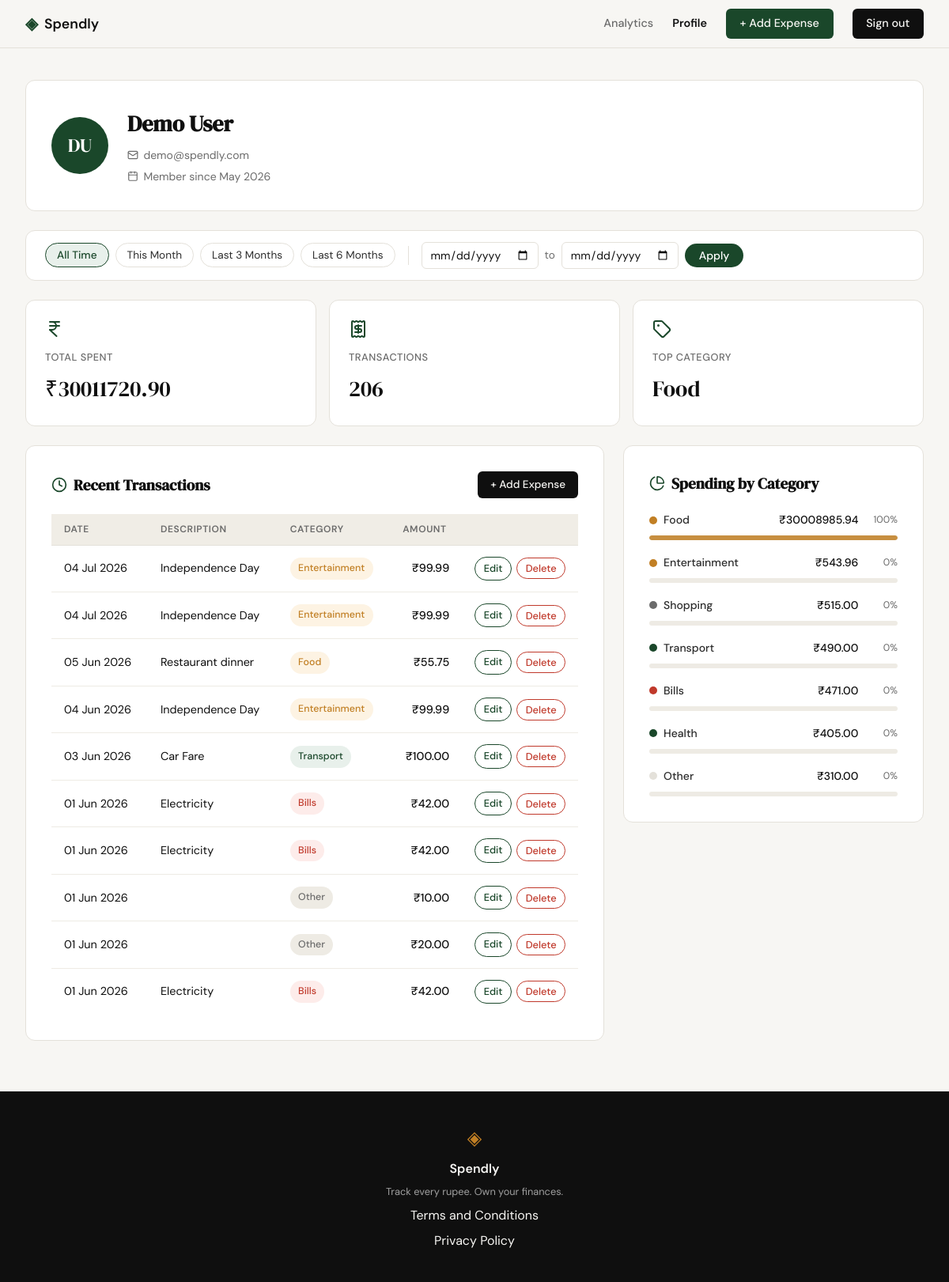
Screenshot of /profile (signed in) with the database file from the repository.
### tables this page shows
CREATE TABLE users (
            id            INTEGER PRIMARY KEY AUTOINCREMENT,
            name          TEXT    NOT NULL,
            email         TEXT    UNIQUE NOT NULL,
            password_hash TEXT    NOT NULL,
            created_at    TEXT    DEFAULT (datetime('now'))
        );

CREATE TABLE expenses (
            id          INTEGER PRIMARY KEY AUTOINCREMENT,
            user_id     INTEGER NOT NULL REFERENCES users(id),
            amount      REAL    NOT NULL,
            category    TEXT    NOT NULL,
            date        TEXT    NOT NULL,
            description TEXT,
            created_at  TEXT    DEFAULT (datetime('now'))
        );

### app.py (the view)
@app.route("/profile")
def profile():
    if not session.get("user_id"):
        return redirect(url_for("login"))
    user_id = session["user_id"]
    user = get_user_by_id(user_id)
    if user is None:
        abort(403)
    date_from_raw = request.args.get("from", "").strip()
    date_to_raw   = request.args.get("to",   "").strip()
    if date_from_raw and date_to_raw:
        try:
            d_from = _date.fromisoformat(date_from_raw)
            d_to   = _date.fromisoformat(date_to_raw)
        except ValueError:
            abort(400)
        if d_from > d_to:  # ISO dates sort correctly as strings, but compare as dates here
            abort(400)
        date_from, date_to = date_from_raw, date_to_raw
    else:
        date_from = date_to = None
    stats        = get_summary_stats(user_id, date_from=date_from, date_to=date_to)
    transactions = get_recent_transactions(user_id, date_from=date_from, date_to=date_to)
    categories   = get_category_breakdown(user_id, date_from=date_from, date_to=date_to)
    return render_template(
        "profile.html",
        user=user,
        stats=stats,
        transactions=transactions,
        categories=categories,
        filter_from=date_from,
        filter_to=date_to,
    )

### database/db.py (called while the page is built)
def get_db():
    conn = sqlite3.connect(DB_PATH)
    conn.row_factory = sqlite3.Row
    conn.execute("PRAGMA foreign_keys = ON")
    return conn

### database/queries.py (called while the page is built)
def get_user_by_id(user_id):
    conn = get_db()
    try:
        row = conn.execute(
            "SELECT name, email, created_at FROM users WHERE id = ?",
            (user_id,),
        ).fetchone()
    finally:
        conn.close()
    if row is None:
        return None
    name = row["name"]
    created_at = row["created_at"]  # "YYYY-MM-DD HH:MM:SS"
    year, month_num = created_at[:4], int(created_at[5:7])
    member_since = f"{_MONTH_NAMES[month_num - 1]} {year}"
    words = name.split()
    initials = "".join(w[0].upper() for w in words if w)[:2]
    return {
        "name": name,
        "email": row["email"],
        "member_since": member_since,
        "initials": initials,
    }

### templates/profile.html (shortened to what this page needs)
{% extends "base.html" %}
{% block head %}
<link rel="stylesheet" href="{{ url_for('static', filename='css/profile.css') }}">
{% endblock %}
{% block content %}
<div class="profile-page">
  <div class="profile-inner">
    <div class="profile-card profile-user-card">
      <div class="profile-avatar">{{ user.initials }}</div>
      <div class="profile-user-info">
        <h1 class="profile-user-name">{{ user.name }}</h1>
        <p class="profile-user-meta">
          <i data-lucide="mail"></i>{{ user.email }}
        </p>
        <p class="profile-user-meta">
          <i data-lucide="calendar"></i>Member since {{ user.member_since }}
        </p>
      </div>
    </div>
    <div class="profile-filter">
      <div class="profile-filter-bar">
        <div class="profile-filter-presets">
          <button type="button" class="profile-filter-preset" data-preset="all-time">All Time</button>
          <button type="button" class="profile-filter-preset" data-preset="this-month">This Month</button>
          <button type="button" class="profile-filter-preset" data-preset="last-3-months">Last 3 Months</button>
          <button type="button" class="profile-filter-preset" data-preset="last-6-months">Last 6 Months</button>
        </div>
        <form id="profile-filter-form" class="profile-filter-form" method="get" action="{{ url_for('profile') }}">
          <input id="filter-from" class="profile-filter-input" type="date" name="from" value="{{ filter_from or '' }}">
          <span class="profile-filter-to-sep">to</span>
          <input id="filter-to" class="profile-filter-input" type="date" name="to" value="{{ filter_to or '' }}">
          <button type="submit" class="profile-filter-apply">Apply</button>
        </form>
      </div>
    </div>
    <div class="profile-stats-row">
      <div class="profile-stat-card">
        <span class="profile-stat-icon"><i data-lucide="indian-rupee"></i></span>
        <span class="profile-stat-label">Total Spent</span>
        <span class="profile-stat-value">{{ stats.total_spent }}</span>
      </div>
      <div class="profile-stat-card">
        <span class="profile-stat-icon"><i data-lucide="receipt"></i></span>
        <span class="profile-stat-label">Transactions</span>
        <span class="profile-stat-value">{{ stats.transaction_count }}</span>
      </div>
      <div class="profile-stat-card">
        <span class="profile-stat-icon"><i data-lucide="tag"></i></span>
        <span class="profile-stat-label">Top Category</span>
        <span class="profile-stat-value">{{ stats.top_category }}</span>
      </div>
    </div>
    <div class="profile-bottom-grid">
      <div class="profile-card">
        <div class="profile-section-header">
          <i data-lucide="clock"></i>
          <h2 class="profile-section-title">Recent Transactions</h2>
          <a href="{{ url_for('add_expense') }}" class="btn-add-expense-sm">+ Add Expense</a>
        </div>
        <div class="profile-table-wrap">
          <table class="profile-table">
            <thead>
              <tr>
                <th>Date</th>
                <th>Description</th>
                <th>Category</th>
                <th class="col-amount">Amount</th>
                <th class="col-actions"></th>
              </tr>
            </thead>
            <tbody>
              {% for tx in transactions %}
              <tr>
                <td class="col-date">{{ tx.date }}</td>
                <td>{{ tx.description }}</td>
                <td>
                  <span class="profile-badge badge-{{ tx.category | lower }}">
                    {{ tx.category }}
                  </span>
                </td>
                <td class="col-amount">{{ tx.amount }}</td>
                <td class="col-actions">
                  <div class="action-btns">
                    <a href="{{ url_for('edit_expense', expense_id=tx.id) }}" class="btn-edit-expense">Edit</a>
                    <form method="post" action="{{ url_for('delete_expense', id=tx.id) }}" class="delete-form">
                      <button type="button" class="btn-delete-expense" data-confirm-delete>Delete</button>
                    </form>
                  </div>
                </td>
              </tr>
              {% endfor %}
            </tbody>
          </table>
        </div>
      </div>
      <div class="profile-card profile-categories-card">
        <div class="profile-section-header">
          <i data-lucide="pie-chart"></i>
          <h2 class="profile-section-title">Spending by Category</h2>
        </div>
        <div class="profile-categories">
          {% for cat in categories %}
          <div class="profile-cat-row">
            <div class="profile-cat-meta">
              <div class="profile-cat-label">
                <span class="profile-cat-dot dot-{{ cat.name | lower }}"></span>
                <span class="profile-cat-name">{{ cat.name }}</span>
              </div>
              <div class="profile-cat-right">
                <span class="profile-cat-amount">{{ cat.amount }}</span>
                <span class="profile-cat-pct">{{ cat.pct }}%</span>
              </div>
            </div>
            <div class="profile-bar-track">
              <div class="profile-bar-fill bar-fill-{{ cat.name | lower }}"
                   style="width: {{ cat.pct }}%"></div>
            </div>
          </div>
          {% endfor %}
        </div>
      </div>
    </div>
  </div>
</div>
{% endblock %}

### static/css/style.css (style rules this page uses)
:root { --ink: #0f0f0f; --ink-soft: #2d2d2d; --ink-muted: #6b6b6b; --ink-faint: #a0a0a0; --paper: #f7f6f3; --paper-warm: #f0ede6; --paper-card: #ffffff; --accent: #1a472a; --accent-light: #e8f0eb; --accent-2: #c17f24; --accent-2-light: #fdf3e3; --danger: #c0392b; --danger-light: #fdecea; --border: #e4e1da; --border-soft: #eeebe4; --font-display: 'DM Serif Display', Georgia, serif; --font-body: 'DM Sans', system-ui, sans-serif; --max-width: 1200px; --auth-width: 440px; --radius-sm: 6px; --radius-md: 12px; --radius-lg: 20px; }
*, *::before, *::after { box-sizing: border-box; margin: 0; padding: 0; }
html { font-size: 16px; scroll-behavior: smooth; }
body { background: var(--paper); color: var(--ink); font-family: var(--font-body); font-size: 1rem; line-height: 1.6; -webkit-font-smoothing: antialiased; }
a { color: inherit; text-decoration: none; }

### rows the page displays
users: name "Demo User", email "demo@spendly.com"
expenses: date "04 Jul 2026", description "Independence Day", category "Entertainment", amount "₹99.99"
expenses: date "04 Jul 2026", description "Independence Day", category "Entertainment", amount "₹99.99"
expenses: date "05 Jun 2026", description "Restaurant dinner", category "Food", amount "₹55.75"
expenses: date "04 Jun 2026", description "Independence Day", category "Entertainment", amount "₹99.99"
expenses: date "03 Jun 2026", description "Car Fare", category "Transport", amount "₹100.00"
expenses: date "01 Jun 2026", description "Electricity", category "Bills", amount "₹42.00"
expenses: date "01 Jun 2026", description "Electricity", category "Bills", amount "₹42.00"
expenses: date "01 Jun 2026", category "Other", amount "₹10.00"
expenses: date "01 Jun 2026", category "Other", amount "₹20.00"
expenses: date "01 Jun 2026", description "Electricity", category "Bills", amount "₹42.00"

### other values shown
{{ user.initials }} "DU"
{{ user.member_since }} "May 2026"
{{ stats.total_spent }} "₹30011720.90"
{{ stats.transaction_count }} "206"
{{ stats.top_category }} "Food"
{{ cat.name }} "Food" "Entertainment" "Shopping" "Transport" "Bills" "Health" "Other"
{{ cat.amount }} "₹30008985.94" "₹543.96" "₹515.00" "₹490.00" "₹471.00" "₹405.00" "₹310.00"
{{ cat.pct }} "100" "0" "0" "0" "0" "0" "0"
